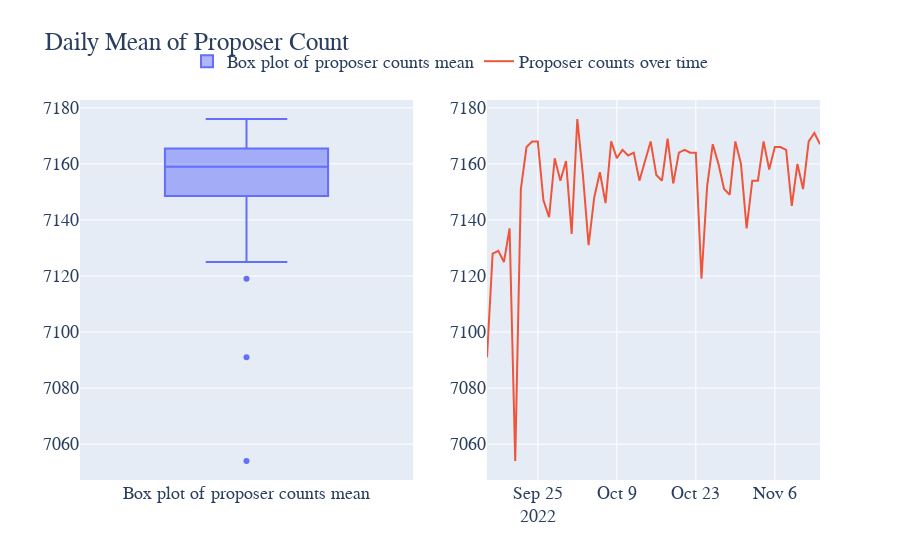

This figure's notebook cell:
### Code cell
import pandas as pd
import plotly.graph_objects as go
from plotly.subplots import make_subplots

# Sample data, replace with your actual data
df = reward.copy()

# Calculate the mean of proposer_count by Date
proposer_sum = df.groupby('Date')['proposer_count'].sum().reset_index()
proposer_sum =proposer_sum[1:-2]

# Create a subplot layout: 2 rows and 1 column
fig = make_subplots(rows=1, cols=2, shared_xaxes=True, vertical_spacing=0.1)

# Add box plot to the top
fig.add_trace(go.Box(y=proposer_sum['proposer_count'], name='Box plot of proposer counts mean'), row=1, col=1)

# Add time series plot to the bottom
fig.add_trace(go.Scatter(x=proposer_sum['Date'], y=proposer_sum['proposer_count'], mode='lines', name='Proposer counts over time'), row=1, col=2)

# Set the font to 'Courier New', title for the figure, and adjust legend position
fig.update_layout(
    font=dict(
        family="Courier New, monospace",
        size=18,
    ),
    title='Daily Mean of Proposer Count',
    legend=dict(
        x=0.5,
        y=1.15,
        orientation="h",
        xanchor="center"
    )
)

fig.show()

### Figure 1 — Plotly figure (JSON) as saved in the notebook; plotly's stock layout.template omitted (floating-point values rounded to 4 significant figures)
{"data": [{"name": "Box plot of proposer counts mean", "type": "box", "xaxis": "x", "y": [7091, 7128, 7129, 7125, 7137, 7054, 7151, 7166, 7168, 7168, 7147, 7141, 7162, 7154, 7161, 7135, 7176, 7156, 7131, 7148, 7157, 7146, 7168, 7162, 7165, 7163, 7164, 7154, 7161, 7168, 7156, 7154, 7169, 7153, 7164, 7165, 7164, 7164, 7119, 7152, 7167, 7160, 7151, 7149, 7168, 7160, 7137, 7154, 7154, 7168, 7158, 7166, 7166, 7165, 7145, 7160, 7151, 7168, 7171, 7167], "yaxis": "y"}, {"mode": "lines", "name": "Proposer counts over time", "type": "scatter", "x": ["2022-09-16T00:00:00", "2022-09-17T00:00:00", "2022-09-18T00:00:00", "2022-09-19T00:00:00", "2022-09-20T00:00:00", "2022-09-21T00:00:00", "2022-09-22T00:00:00", "2022-09-23T00:00:00", "2022-09-24T00:00:00", "2022-09-25T00:00:00", "2022-09-26T00:00:00", "2022-09-27T00:00:00", "2022-09-28T00:00:00", "2022-09-29T00:00:00", "2022-09-30T00:00:00", "2022-10-01T00:00:00", "2022-10-02T00:00:00", "2022-10-03T00:00:00", "2022-10-04T00:00:00", "2022-10-05T00:00:00", "2022-10-06T00:00:00", "2022-10-07T00:00:00", "2022-10-08T00:00:00", "2022-10-09T00:00:00", "2022-10-10T00:00:00", "2022-10-11T00:00:00", "2022-10-12T00:00:00", "2022-10-13T00:00:00", "2022-10-14T00:00:00", "2022-10-15T00:00:00", "2022-10-16T00:00:00", "2022-10-17T00:00:00", "2022-10-18T00:00:00", "2022-10-19T00:00:00", "2022-10-20T00:00:00", "2022-10-21T00:00:00", "2022-10-22T00:00:00", "2022-10-23T00:00:00", "2022-10-24T00:00:00", "2022-10-25T00:00:00", "2022-10-26T00:00:00", "2022-10-27T00:00:00", "2022-10-28T00:00:00", "2022-10-29T00:00:00", "2022-10-30T00:00:00", "2022-10-31T00:00:00", "2022-11-01T00:00:00", "2022-11-02T00:00:00", "2022-11-03T00:00:00", "2022-11-04T00:00:00", "2022-11-05T00:00:00", "2022-11-06T00:00:00", "2022-11-07T00:00:00", "2022-11-08T00:00:00", "2022-11-09T00:00:00", "2022-11-10T00:00:00", "2022-11-11T00:00:00", "2022-11-12T00:00:00", "2022-11-13T00:00:00", "2022-11-14T00:00:00"], "xaxis": "x2", "y": [7091, 7128, 7129, 7125, 7137, 7054, 7151, 7166, 7168, 7168, 7147, 7141, 7162, 7154, 7161, 7135, 7176, 7156, 7131, 7148, 7157, 7146, 7168, 7162, 7165, 7163, 7164, 7154, 7161, 7168, 7156, 7154, 7169, 7153, 7164, 7165, 7164, 7164, 7119, 7152, 7167, 7160, 7151, 7149, 7168, 7160, 7137, 7154, 7154, 7168, 7158, 7166, 7166, 7165, 7145, 7160, 7151, 7168, 7171, 7167], "yaxis": "y2"}], "layout": {"font": {"family": "Courier New, monospace", "size": 18}, "legend": {"orientation": "h", "x": 0.5, "xanchor": "center", "y": 1.15}, "title": {"text": "Daily Mean of Proposer Count"}, "xaxis": {"anchor": "y", "domain": [0, 0.45]}, "xaxis2": {"anchor": "y2", "domain": [0.55, 1]}, "yaxis": {"anchor": "x", "domain": [0, 1]}, "yaxis2": {"anchor": "x2", "domain": [0, 1]}}}
